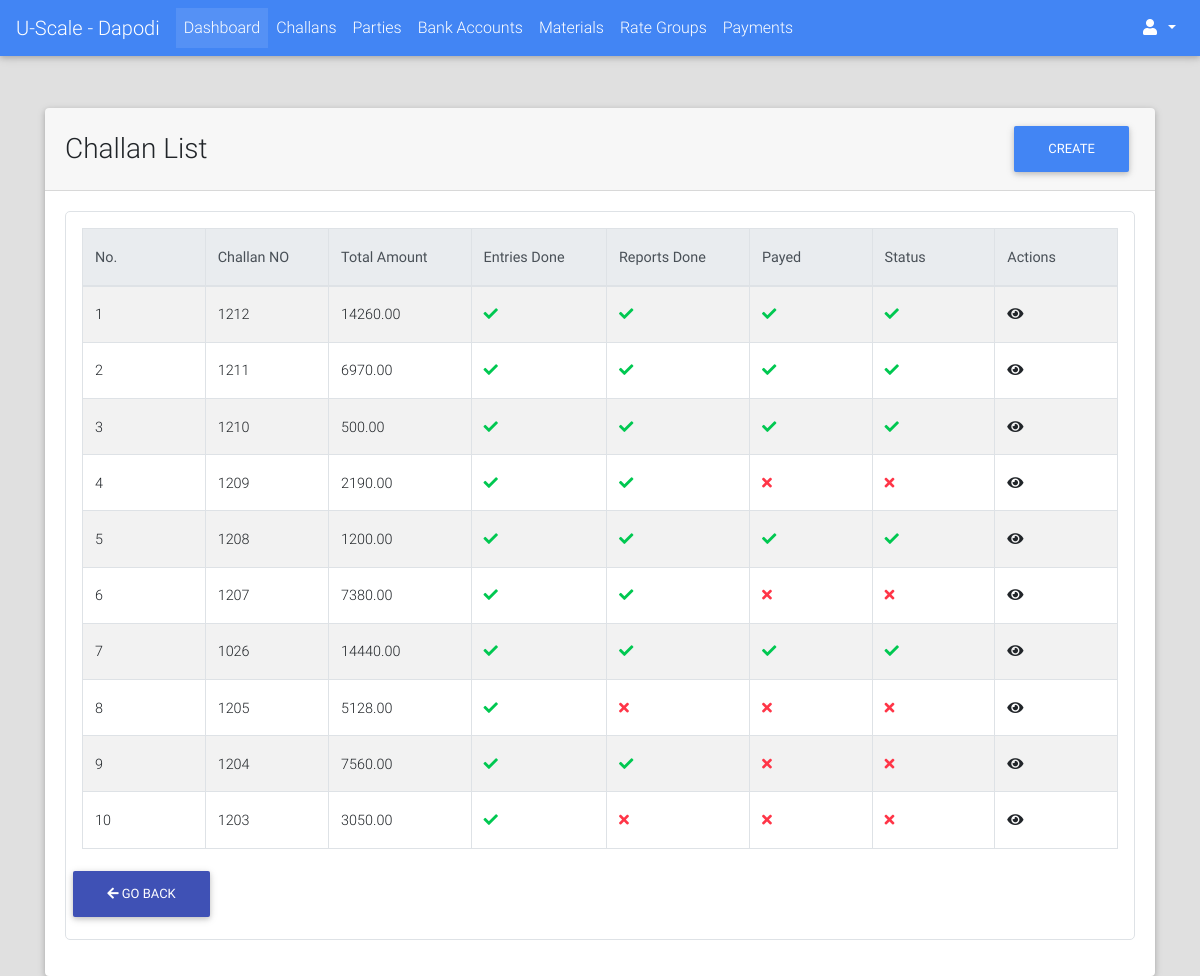
Before: /challans/list/ (signed in) with the older database file.
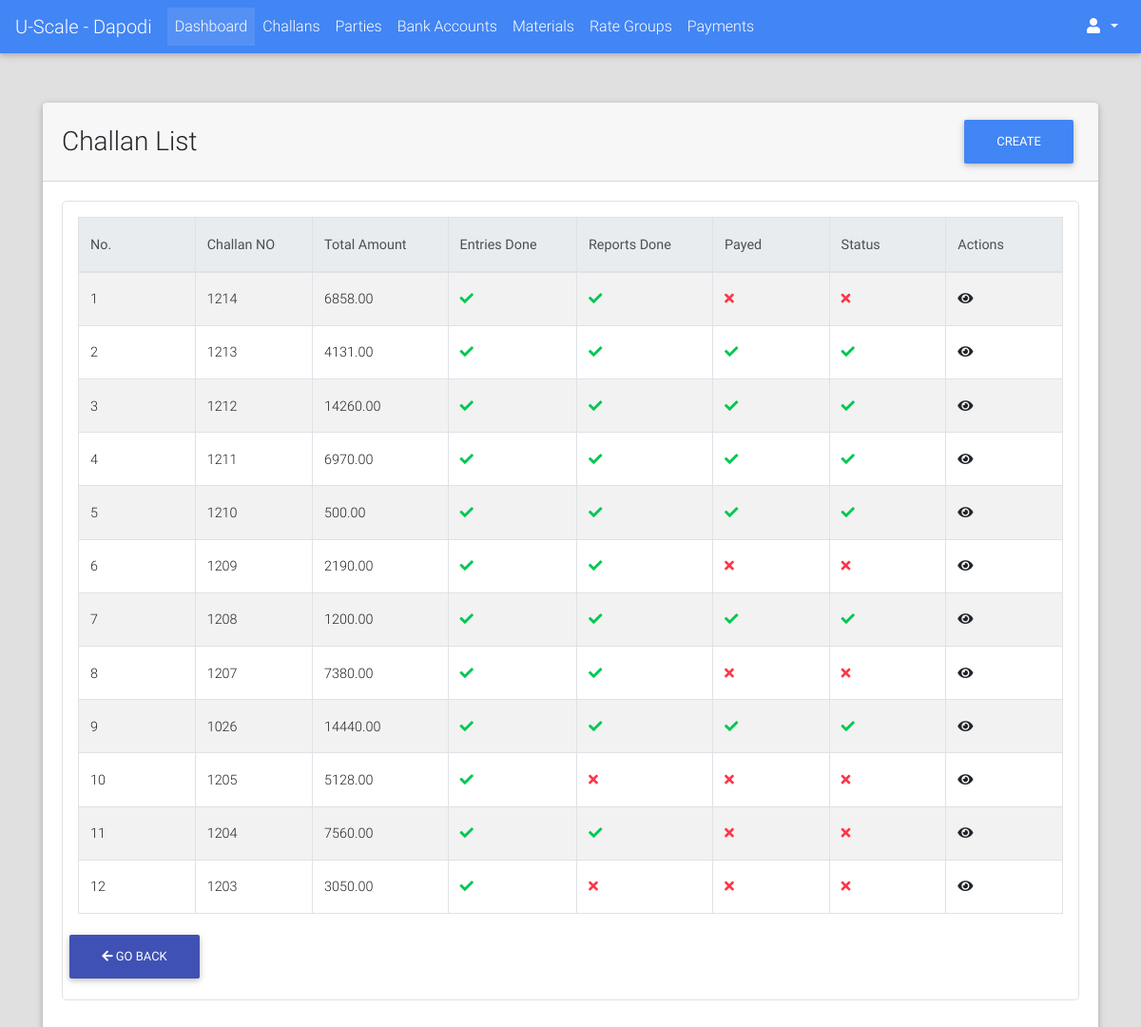
After: the same page with the newer database file.
### challans/models.py (models this page shows, shortened)
class Challan(models.Model):
    STATUS_CHOICES = (("PN", "Pending"), ("DN", "Done"))
    created_by = models.ForeignKey(User, on_delete=models.PROTECT)
    party = models.ForeignKey("parties.Party", on_delete=models.CASCADE)
    challan_no = models.PositiveIntegerField(blank=True, null=True)
    vehicle_details = models.CharField(max_length=128, blank=True, null=True)
    weights_amount = models.DecimalField(max_digits=9, decimal_places=2, default=decimal.Decimal(0.00))
    extra_charges = models.DecimalField(verbose_name="Kata Charges", max_digits=9, decimal_places=2,
                                        default=decimal.Decimal(0.00))
    round_amount = models.DecimalField(max_digits=4, decimal_places=2, default=decimal.Decimal(0.00))
    total_amount = models.DecimalField(max_digits=9, decimal_places=2, default=decimal.Decimal(0.00))
    image = models.ImageField(upload_to="payments/", blank=True, null=True)
    extra_info = models.TextField(blank=True)
    created_on = models.DateTimeField(auto_now_add=True, editable=True)
    updated_on = models.DateTimeField(auto_now=True, editable=True)
    is_entries_done = models.BooleanField(default=False)
    is_reports_done = models.BooleanField(default=False)
    is_rates_assigned = models.BooleanField(default=False)
    is_payed = models.BooleanField(default=False)
    status = models.CharField(max_length=2, choices=STATUS_CHOICES, default="PN")
    @property
    def get_absolute_url(self):
        return reverse_lazy("challans:detail", kwargs={"challan_no": self.challan_no})

### challans/views.py (the view)
class ChallanListView(LoginRequiredMixin, ListView):
    model = Challan
    template_name = "challans/list.html"
    context_object_name = "challans"
    ordering = "-id"
    def get_queryset(self):
        qs = super().get_queryset()
        return qs.filter(Q(status="PN") | Q(created_on__date__gte=datetime.date.today()+datetime.timedelta(days=-30)))

### portal/templates/challans/list.html (shortened to what this page needs)
{% extends "portal/base.html" %}
{% load static %}
{% block custom_links %}
    <link href="{% static "css/addons/datatables.min.css" %}" rel="stylesheet">
    <link href="{% static "css/addons/datatables-select.min.css" %}" rel="stylesheet">
{% endblock %}
{% block content %}
    <br><br>
    <div class="container">
        <div class="card">
            <div class="card-header">
                <div class="row">
                    <div class="col-lg-9 m-auto">
                        <h3 class="m-auto">Challan List</h3>
                    </div>
                    <div class="col-lg-3">
                        <a class="float-right" href="{% url "challans:add" %}"><button class="btn btn-primary">Create</button></a>
                    </div>
                </div>
            </div>
            <div class="card-body">
                <div class="table p-3 border" style="border-radius: 5px">
                     <table id="dt-basic-checkbox" class="table table-striped table-bordered" cellspacing="0" width="100%">
                         <thead class="thead-light">
                            <th class="th-sm">No.</th>
                            <th class="th-sm">Challan NO</th>
                            <th class="th-sm">Total Amount</th>
                            <th class="th-sm">Entries Done</th>
                            <th class="th-sm">Reports Done</th>
                            <th class="th-sm">Payed</th>
                            <th class="th-sm">Status</th>
                            <th class="th-sm">Actions</th>
                         </thead>
                         <tbody>
                             {% if challans %}
                                {% for challan in challans %}
                                    <tr>
                                        <td>{{ forloop.counter }}</td>
                                        <td><a href="{{ challan.get_absolute_url }}">{{ challan.challan_no }}</a></td>
                                        <td>{{ challan.total_amount }}</td>
                                        <td>
                                            <i class="fa {% if challan.is_entries_done %}fa-check text-success{% else %}fa-times text-danger{% endif %}"></i>
                                        </td>
                                        <td>
                                            <i class="fa {% if challan.is_reports_done %}fa-check text-success{% else %}fa-times text-danger{% endif %}"></i>
                                        </td>
                                        <td>
                                            <i class="fa {% if challan.is_payed %}fa-check text-success{% else %}fa-times text-danger{% endif %}"></i>
                                        </td>
                                        <td>
                                            <i class="fa {% if challan.status == "DN" %}fa-check text-success{% else %}fa-times text-danger{% endif %}"></i>
                                        </td>
                                        <td><a href="{{ challan.get_absolute_url }}"><i class="fa fa-eye"></i></a></td>
                                    </tr>
                                {% endfor %}
                             {% else %}
                                 <span class="text-black-50 font-weight-bold">No Challans Found</span>
                             {% endif %}
                         </tbody>
                    </table>
                    {% include "portal/goback_btn.html" %}
                 </div>
            </div>
        </div>
    </div>
{% endblock %}

Changed rows visible on the page:
added Challan: challan_no "1214", total_amount "6858.00", is_entries_done True (drawn), is_reports_done True (drawn), is_payed False (drawn)
added Challan: challan_no "1213", total_amount "4131.00", is_entries_done True (drawn), is_reports_done True (drawn), is_payed True (drawn)
